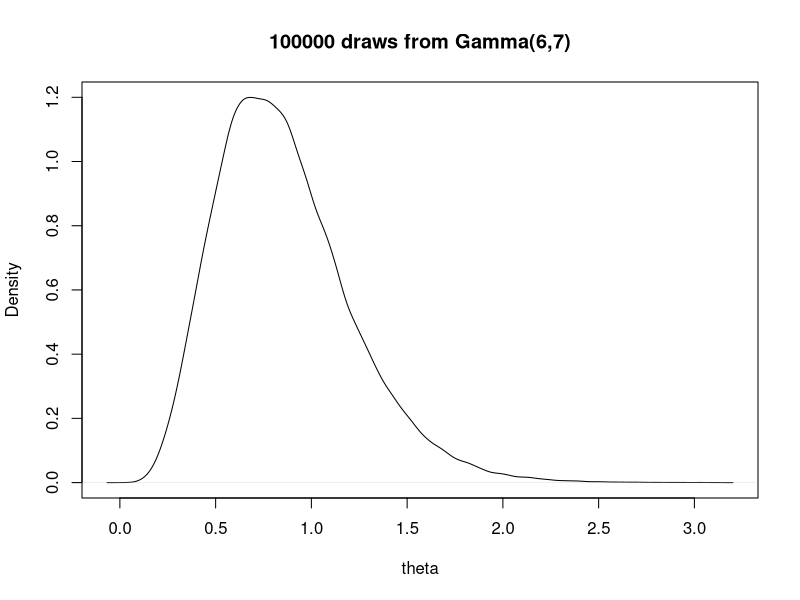
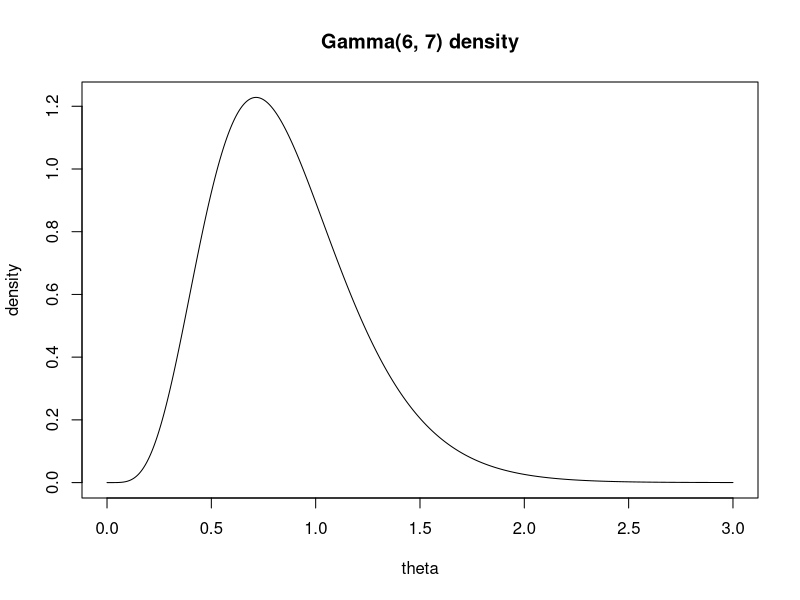
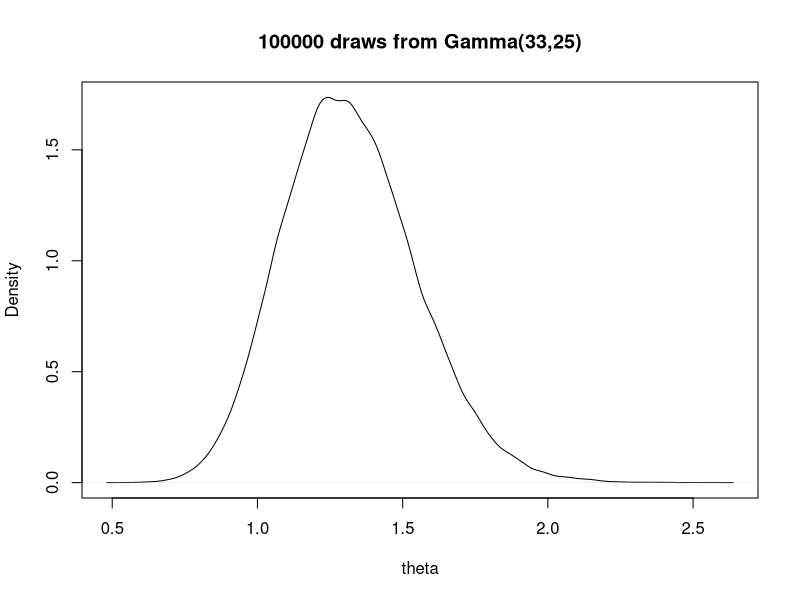
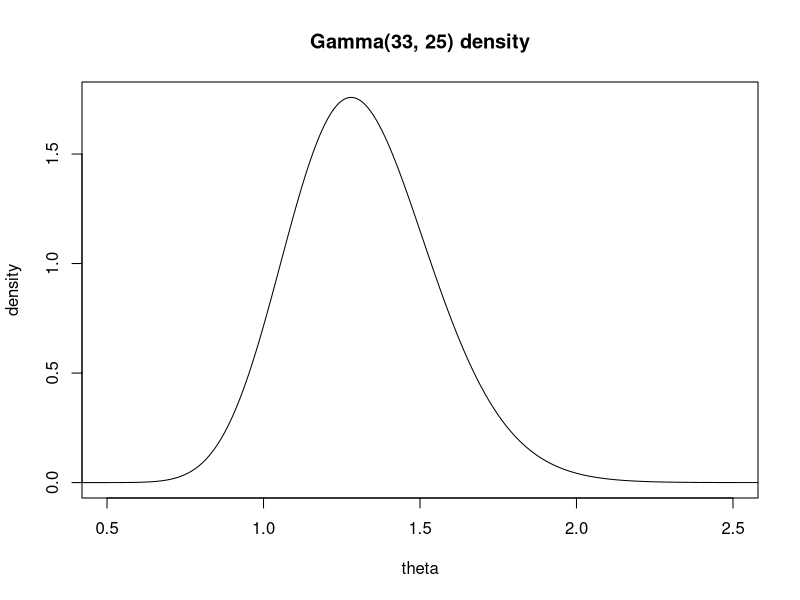
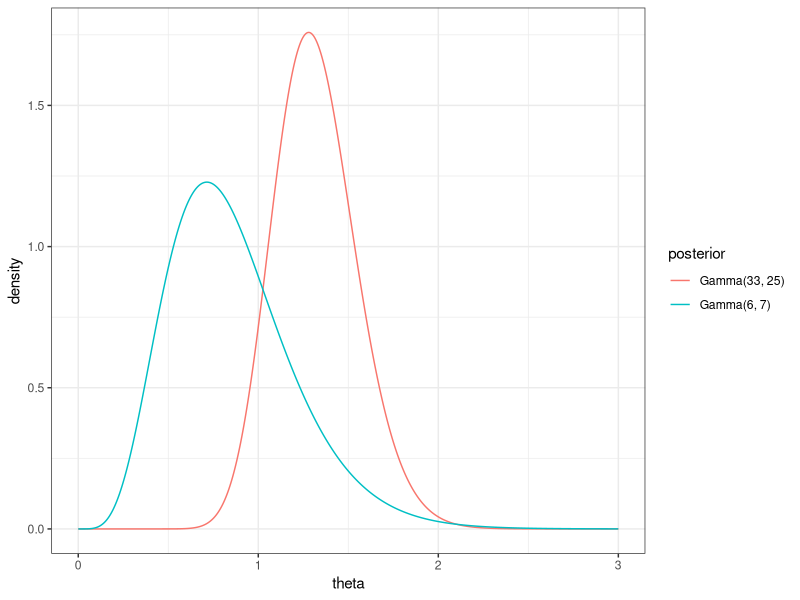
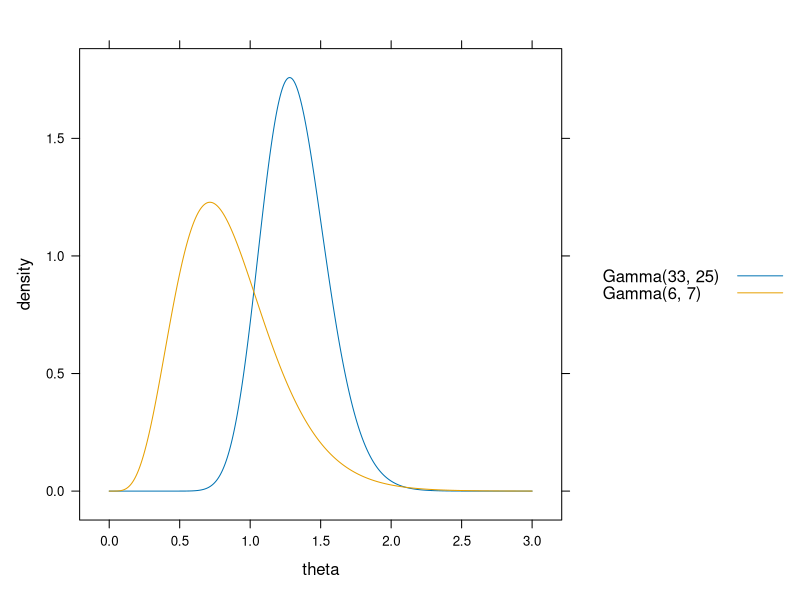

The R script that drew these images, in order:
### Poisson-gamma asthma example
### Taken from Chapter 2 of Bayesian Data Analysis,
### 3rd edition, by Gelman et al.

# Out of a population of 200,000 people,
# 3 persons died of asthma last year.
# A crude estimate of asthma mortality rate
# in the city is 1.5 cases per 100,000 persons
# per year. The data distribution of y, the
# number of deaths in a city of 200,000 in
# one year, may be expressed as Poisson(2.0 * theta),
# where theta represents the true underlying
# mortality rate in the city (in cases per
# 100,000 persons per year). Our observation y=3
# with an exposure rate x=2.0.

# data distribution: y|theta ~ Poisson(2 * theta)
# prior: theta ~ Gamma(3, 5)
# posterior: theta|y ~ Gamma(1 + )

#setup prior
alpha <- 3
beta <- 5

#verify that a Gamma(3, 5) random variable is almost always
#less than 1.5
pgamma(1.5, shape = alpha, rate = beta)

# 100000 draws from posterior
post.draws <- rgamma(100000, shape = alpha + 3, rate = beta + 2)
mean(post.draws) #approximate mean

#draw, label, and title histogram of draws
plot(density(post.draws), xlab = "theta", main = "100000 draws from Gamma(6,7)")
theta = seq(0.0001, 3, len = 1000)
post1 = dgamma(theta, shape = alpha + 3, rate = beta + 2)
plot(theta, post1,
     main = "Gamma(6, 7) density", type = "l",
     ylab = "density")

#posterior with more data

#100000 draws from posterior
post.draws2 <- rgamma(100000, shape = alpha + 30, rate = beta + 2 * 10)

# Example continued
# Suppose that we have ten years of data. We observe 30 deaths
# over the 10 years. Assuming a constant population for each
# year, determine the posterior

#draw, label, and title density of draws
plot(density(post.draws2), xlab = "theta", main = "100000 draws from Gamma(33,25)")
mean(post.draws2)
1 - pgamma(1, shape = alpha + 30, rate = beta + 2 * 10)
theta = seq(0.0001, 3, len = 1000)
post2 = dgamma(theta, shape = alpha + 30, rate = beta + 2 * 10)
plot(theta, post2,
     main = "Gamma(33, 25) density", type = "l",
     ylab = "density",
     xlim = c(0.5, 2.5))

# overlay densities side by side
posterior <- factor(rep(c("Gamma(6, 7)", "Gamma(33, 25)"), each = length(theta)))
df <- data.frame(theta = rep(theta, 2),
                 density = c(post1, post2),
                 posterior = posterior)
library(ggplot2)
ggplot(df, aes(x = theta, y = density, group = posterior)) +
  geom_path(aes(col = posterior)) + theme_bw()

library(lattice)
xyplot(density ~ theta, data = df, group = posterior,
       type = "l",
       auto.key = TRUE)
